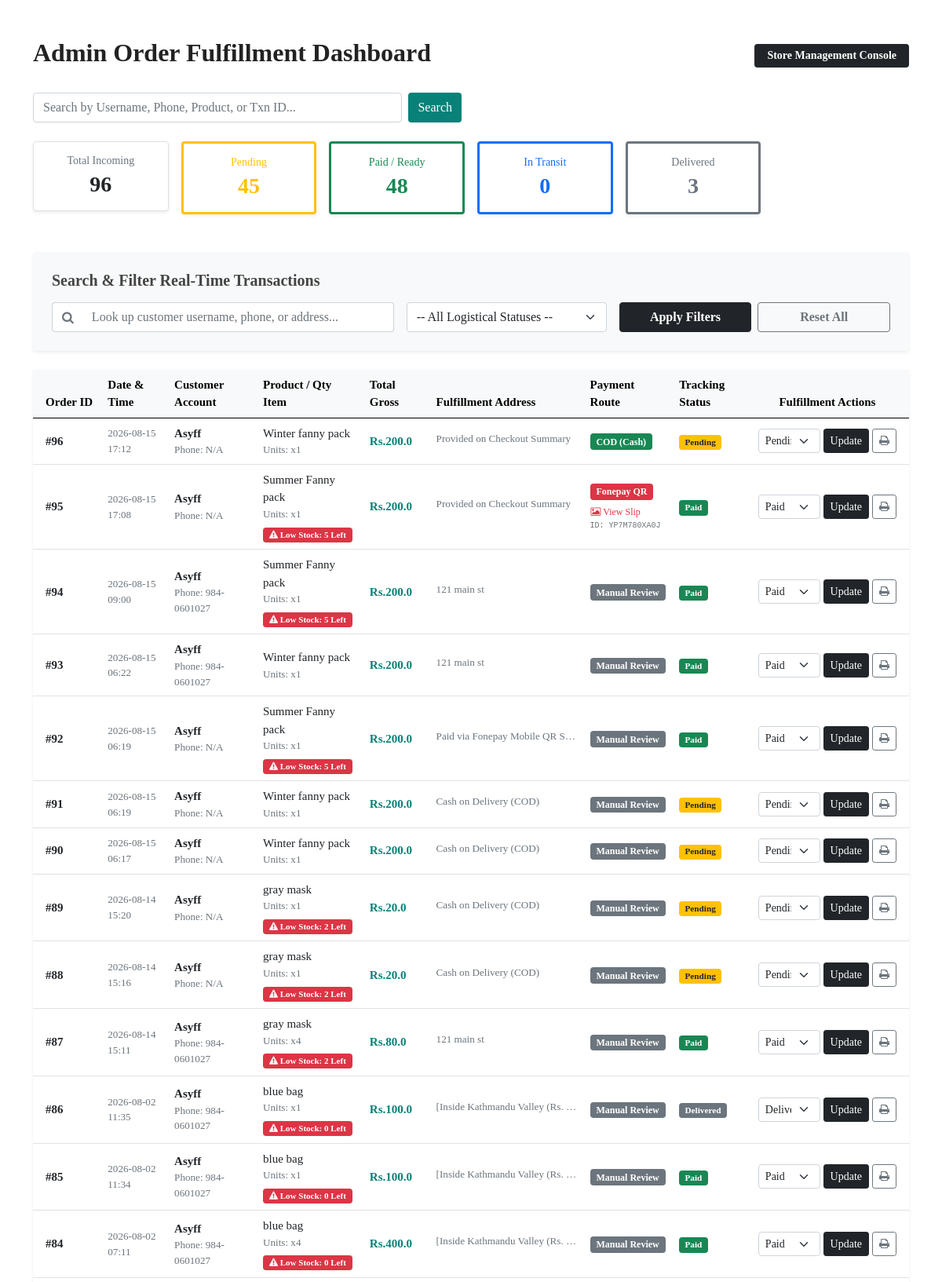
/store-admin/orders/ (signed in, upper part), run on the app's committed database.
### home/models.py (models this page shows, shortened)
class Order(models.Model):
    user = models.ForeignKey(User, on_delete=models.CASCADE, related_name='orders', null=True, blank=True)
    product = models.ForeignKey(Product, on_delete=models.CASCADE)
    quantity = models.PositiveIntegerField(default=1)
    address = models.CharField(max_length=255, default='', blank=True)
    phone = models.CharField(max_length=20, default='', blank=True)
    date = models.DateTimeField(auto_now_add=True)
    STATUS_CHOICES = [
        ('Pending', 'Pending'),
        ('Paid', 'Paid'),
        ('Shipped', 'Shipped'),
        ('Delivered', 'Delivered'),
    ]
    status = models.CharField(max_length=20, choices=STATUS_CHOICES, default='Pending')
    price_at_purchase = models.DecimalField(max_digits=10, decimal_places=2, default=0.00)
    fonepay_txn_id = models.CharField(max_length=50, default='', blank=True, null=True)
    payment_screenshot = models.ImageField(upload_to='payment_proofs/', blank=True, null=True)
    @property
    def total_cost(self):
        return round(float(self.price_at_purchase) * self.quantity, 2)

class Product(models.Model):
    name = models.CharField(max_length=50)
    price = models.DecimalField(default=0, decimal_places=2, max_digits=7)
    category = models.ForeignKey(Category, on_delete=models.CASCADE, default=1)
    description = models.CharField(max_length=250, default='', blank=True, null=True)
    image = models.ImageField(upload_to='uploads/product/')
    stock_quantity = models.IntegerField(default=10, help_text="Available stock items count")
    is_sale = models.BooleanField(default=False)
    sale_price = models.DecimalField(default=0, decimal_places=2, max_digits=7)

### home/views.py (the view, shortened to what this page needs)
# urls.py: path('store-admin/orders/', views.admin_order_dashboard, name='admin_order_dashboard'),
@user_passes_test(is_admin_user, login_url='login')
def admin_order_dashboard(request):
    orders = Order.objects.all().order_by('-date')
    search_query = request.GET.get('search_query', '').strip()
    metrics = {
        'total': Order.objects.count(), # Baseline totals calculated from root table to preserve metrics accuracy
        'pending': Order.objects.filter(status='Pending').count(),
        'paid': Order.objects.filter(status='Paid').count(),
        'shipped': Order.objects.filter(status='Shipped').count(),
        'delivered': Order.objects.filter(status='Delivered').count(),
    }
    return render(request, "admin_order_dashboard.html", {
        "orders": orders,
        "metrics": metrics,
        "search_query": search_query # Return query to keep text locked in input box layout during filtering
    })

### cart/context_processor.py (called while the page is built)
def cart(request):
    return {'cart': Cart(request)}

### home/views.py (called while the page is built)
def is_admin_user(user):
    return user.is_authenticated and (user.is_staff or user.is_superuser)

### home/templates/admin_order_dashboard.html (shortened to what this page needs)
{% extends 'base.html' %}
{% block content %}
<div class="container my-5">
    <div class="d-flex justify-content-between align-items-center mb-4">
        <h2 style="font-weight: 700; color: #222;">Admin Order Fulfillment Dashboard</h2>
        <span class="badge bg-dark px-3 py-2" style="font-size: 14px;">Store Management Console</span>
    </div>
<div class="row mb-4">
    <div class="col-md-6">
        <form method="GET" action="{% url 'admin_order_dashboard' %}" class="d-flex gap-2">
            <input type="text" name="search_query" class="form-control" placeholder="Search by Username, Phone, Product, or Txn ID..." value="{{ search_query }}">
            <button type="submit" class="btn btn-primary" style="background-color: #088178; border: none;">Search</button>
        </form>
    </div>
</div>
    <div class="row g-3 mb-5">
        <div class="col-md-2 col-6">
            <div class="p-3 border rounded text-center bg-white shadow-sm">
                <h6 class="text-muted small uppercase mb-1">Total Incoming</h6>
                <h3 class="mb-0" style="font-weight: 700;">{{ metrics.total }}</h3>
            </div>
        </div>
        <div class="col-md-2 col-6">
            <div class="p-3 border rounded text-center bg-white shadow-sm border-start border-warning border-3">
                <h6 class="text-warning small uppercase mb-1">Pending</h6>
                <h3 class="mb-0" style="font-weight: 700; color: #ffc107;">{{ metrics.pending }}</h3>
            </div>
        </div>
        <div class="col-md-2 col-6">
            <div class="p-3 border rounded text-center bg-white shadow-sm border-start border-success border-3">
                <h6 class="text-success small uppercase mb-1">Paid / Ready</h6>
                <h3 class="mb-0" style="font-weight: 700; color: #198754;">{{ metrics.paid }}</h3>
            </div>
        </div>
        <div class="col-md-2 col-6">
            <div class="p-3 border rounded text-center bg-white shadow-sm border-start border-primary border-3">
                <h6 class="text-primary small uppercase mb-1">In Transit</h6>
                <h3 class="mb-0" style="font-weight: 700; color: #0d6efd;">{{ metrics.shipped }}</h3>
            </div>
        </div>
        <div class="col-md-2 col-6">
            <div class="p-3 border rounded text-center bg-white shadow-sm border-start border-secondary border-3">
                <h6 class="text-secondary small uppercase mb-1">Delivered</h6>
                <h3 class="mb-0" style="font-weight: 700; color: #6c757d;">{{ metrics.delivered }}</h3>
            </div>
        </div>
    </div>
    <div class="card shadow-sm border-0 mb-4 bg-light">
    <div class="card-body p-4">
        <h5 class="mb-3" style="font-weight: 700; color: #444;">Search & Filter Real-Time Transactions</h5>
        <form method="GET" action="{% url 'admin_order_dashboard' %}" class="row g-3">
            <div class="col-md-5 col-12">
                <div class="input-group">
                    <span class="input-group-text bg-white border-end-0 text-muted"><i class="fa fa-search" aria-hidden="true"></i></span>
                    <input type="text" name="search" class="form-control border-start-0" placeholder="Look up customer username, phone, or address..." value="{{ request.GET.search }}">
                </div>
            </div>
            <div class="col-md-3 col-6">
                <select name="status_filter" class="form-select">
                    <option value="">-- All Logistical Statuses --</option>
                </select>
            </div>
            <div class="col-md-4 col-6 d-flex gap-2">
                <button type="submit" class="btn btn-dark w-100" style="font-weight: 600;">Apply Filters</button>
                <a href="{% url 'admin_order_dashboard' %}" class="btn btn-outline-secondary w-100" style="font-weight: 600;">Reset All</a>
            </div>
        </form>
    </div>
</div>
    <div class="card shadow-sm border-0">
        <div class="card-body p-0">
            <div class="table-responsive">
                <table class="table table-hover align-middle mb-0" style="font-size: 15px;">
    <thead class="table-light">
        <tr>
            <th class="ps-3">Order ID</th>
            <th>Date & Time</th>
            <th>Customer Account</th>
            <th>Product / Qty Item</th>
            <th>Total Gross</th>
            <th>Fulfillment Address</th>
            <th>Payment Route</th>
            <th>Tracking Status</th>
            <th class="pe-3 text-center">Fulfillment Actions</th>
        </tr>
    </thead>
    <tbody>
        {% if orders %}
            {% for order in orders %}
            <tr>
                <td class="ps-3 fw-bold">#{{ order.id }}</td>
                <td class="text-muted small">{{ order.date|date:"Y-m-d H:i" }}</td>
                <td>
                    <div><strong>{{ order.user.username }}</strong></div>
                    <div class="text-muted small">Phone: {{ order.phone }}</div>
                </td>
                <td>
                    <div class="fw-semibold">{{ order.product.name }}</div>
                    <div class="text-muted small">Units: x{{ order.quantity }}</div>
                    {% if order.product.stock_quantity != None %}
                        {% if order.product.stock_quantity <= 5 %}
                            <div class="mt-1">
                                <span class="badge bg-danger text-white" style="font-size: 11px; padding: 4px 8px;">
                                    <i class="fa fa-exclamation-triangle" aria-hidden="true"></i> Low Stock: {{ order.product.stock_quantity }} Left
                                </span>
                            </div>
                        {% endif %}
                    {% endif %}
                </td>
                <td class="fw-bold" style="color: #088178;">Rs.{{ order.total_cost }}</td>
                <td><small class="text-muted d-inline-block text-truncate" style="max-width: 180px;">{{ order.address }}</small></td>
                <td>
                     {% if order.fonepay_txn_id == 'CASH-ON-DELIVERY' %}
        <span class="badge text-white bg-success" style="font-size: 12px;">COD (Cash)</span>
    {% elif order.payment_screenshot %}
        <span class="badge text-white bg-danger" style="font-size: 12px;">Fonepay QR</span>
        <div class="mt-1 small">
            <a href="{{ order.payment_screenshot.url }}" target="_blank" class="btn btn-sm btn-link p-0 text-danger text-decoration-none fw-semibold" style="font-size: 12px;">
                <i class="fa fa-picture-o" aria-hidden="true"></i> View Slip
            </a>
            <div class="text-muted" style="font-size: 10px; font-family: monospace;">ID: {{ order.fonepay_txn_id }}</div>
        </div>
    {% else %}
        <span class="badge bg-secondary" style="font-size: 12px;">Manual Review</span>
    {% endif %}
                </td>
                <td>
                    <span class="badge {% if order.status == 'Paid' %}bg-success{% elif order.status == 'Shipped' %}bg-primary{% elif order.status == 'Delivered' %}bg-secondary{% else %}bg-warning text-dark{% endif %}">
                        {{ order.status }}
                    </span>
                </td>
                <td class="pe-3 text-center">
                    <form action="{% url 'update_order_status' order.id %}" method="POST" class="d-flex align-items-center justify-content-center gap-1">
                        <select name="status" class="form-select form-select-sm" style="max-width: 120px;">
                            <option value="Pending" {% if order.status == 'Pending' %}selected{% endif %}>Pending</option>
                            <option value="Paid" {% if order.status == 'Paid' %}selected{% endif %}>Paid</option>
                            <option value="Delivered" {% if order.status == 'Delivered' %}selected{% endif %}>Delivered</option>
                        </select>
                        <button type="submit" class="btn btn-dark btn-sm">Update</button>
                        <a href="{% url 'print_invoice' order.id %}" target="_blank" class="btn btn-outline-secondary btn-sm">
                            <i class="fa fa-print" aria-hidden="true"></i>
                        </a>
                    </form>
                </td>
            </tr>
            {% endfor %}
        {% endif %}
                    </tbody>
                </table>
            </div>
        </div>
    </div>
</div>
{% endblock %}

### static/Electronic.css (style rules this page uses)
html, body { overflow-x: hidden; max-width: 100%; margin: 0; padding: 0; }
* { margin: 0; padding: 0; box-sizing: border-box; font-family: 'Pacifico', cursive; }
h2 { font-size: 46px; line-height: 54px; color: #222; }
h6 { font-weight: 700; font-size: 12px; }
body { width: 100% }

### data on the page
Order: id "96", date "2026-08-15 17:12", user.username "Asyff", phone "N/A", product.name "Winter fanny pack", quantity "1", total_cost "200.0", address "Provided on Checkout Summary", fonepay_txn_id "COD (Cash)", status "Pending"
Order: id "95", date "2026-08-15 17:08", user.username "Asyff", phone "N/A", product.name "Summer Fanny pack", quantity "1", product.stock_quantity "5", total_cost "200.0", address "Provided on Checkout Summary", fonepay_txn_id "YP7M780XA0J", status "Paid"
Order: id "94", date "2026-08-15 09:00", user.username "Asyff", phone "984-0601027", product.name "Summer Fanny pack", quantity "1", product.stock_quantity "5", total_cost "200.0", address "121 main st", fonepay_txn_id "Manual Review", status "Paid"
Order: id "93", date "2026-08-15 06:22", user.username "Asyff", phone "984-0601027", product.name "Winter fanny pack", quantity "1", total_cost "200.0", address "121 main st", fonepay_txn_id "Manual Review", status "Paid"
Order: id "92", date "2026-08-15 06:19", user.username "Asyff", phone "N/A", product.name "Summer Fanny pack", quantity "1", product.stock_quantity "5", total_cost "200.0", address "Paid via Fonepay Mobile QR S…", fonepay_txn_id "Manual Review", status "Paid"
Order: id "91", date "2026-08-15 06:19", user.username "Asyff", phone "N/A", product.name "Winter fanny pack", quantity "1", total_cost "200.0", address "Cash on Delivery (COD)", fonepay_txn_id "Manual Review", status "Pending"
Order: id "90", date "2026-08-15 06:17", user.username "Asyff", phone "N/A", product.name "Winter fanny pack", quantity "1", total_cost "200.0", address "Cash on Delivery (COD)", fonepay_txn_id "Manual Review", status "Pending"
Order: id "89", date "2026-08-14 15:20", user.username "Asyff", phone "N/A", product.name "gray mask", quantity "1", product.stock_quantity "2", total_cost "20.0", address "Cash on Delivery (COD)", fonepay_txn_id "Manual Review", status "Pending"
Order: id "88", date "2026-08-14 15:16", user.username "Asyff", phone "N/A", product.name "gray mask", quantity "1", product.stock_quantity "2", total_cost "20.0", address "Cash on Delivery (COD)", fonepay_txn_id "Manual Review", status "Pending"
Order: id "87", date "2026-08-14 15:11", user.username "Asyff", phone "984-0601027", product.name "gray mask", quantity "4", product.stock_quantity "2", total_cost "80.0", address "121 main st", fonepay_txn_id "Manual Review", status "Paid"
Order: id "86", date "2026-08-02 11:35", user.username "Asyff", phone "984-0601027", product.name "blue bag", quantity "1", product.stock_quantity "0", total_cost "100.0", address "[Inside Kathmandu Valley (Rs.…", fonepay_txn_id "Manual Review", status "Delivered"
Order: id "85", date "2026-08-02 11:34", user.username "Asyff", phone "984-0601027", product.name "blue bag", quantity "1", product.stock_quantity "0", total_cost "100.0", address "[Inside Kathmandu Valley (Rs.…", fonepay_txn_id "Manual Review", status "Paid"
Order: id "84", date "2026-08-02 07:11", user.username "Asyff", phone "984-0601027", product.name "blue bag", quantity "4", product.stock_quantity "0", total_cost "400.0", address "[Inside Kathmandu Valley (Rs.…", fonepay_txn_id "Manual Review", status "Paid"

### other printed values
{{ metrics.total }} "96"
{{ metrics.pending }} "45"
{{ metrics.paid }} "48"
{{ metrics.shipped }} "0"
{{ metrics.delivered }} "3"
